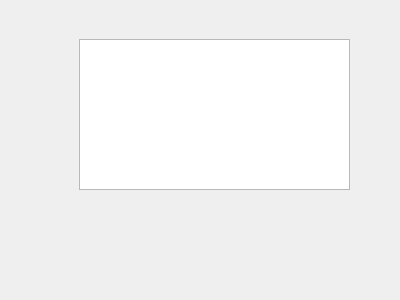
<?xml version="1.0" encoding="UTF-8"?>
<ui version="4.0">
 <class>CodeEditor</class>
 <widget class="QWidget" name="CodeEditor">
  <property name="geometry">
   <rect>
    <x>0</x>
    <y>0</y>
    <width>400</width>
    <height>300</height>
   </rect>
  </property>
  <property name="windowTitle">
   <string>Form</string>
  </property>
  <widget class="QWidget" name="verticalLayoutWidget">
   <property name="geometry">
    <rect>
     <x>79</x>
     <y>39</y>
     <width>271</width>
     <height>151</height>
    </rect>
   </property>
   <layout class="QVBoxLayout" name="editorVLayout">
    <property name="spacing">
     <number>0</number>
    </property>
    <property name="sizeConstraint">
     <enum>QLayout::SetMaximumSize</enum>
    </property>
    <property name="topMargin">
     <number>0</number>
    </property>
    <item>
     <widget class="EditingArea" name="codeEditingArea">
      <property name="lineWidth">
       <number>0</number>
      </property>
      <property name="tabStopDistance">
       <double>40.000000000000000</double>
      </property>
     </widget>
    </item>
    <item>
     <widget class="EditorStatusBar" name="statusBar" native="true"/>
    </item>
   </layout>
  </widget>
 </widget>
 <customwidgets>
  <customwidget>
   <class>EditingArea</class>
   <extends>QPlainTextEdit</extends>
   <header>..editor.editingArea</header>
  </customwidget>
  <customwidget>
   <class>EditorStatusBar</class>
   <extends>QWidget</extends>
   <header>..editor.editorStatusBar</header>
   <container>1</container>
  </customwidget>
 </customwidgets>
 <resources/>
 <connections/>
</ui>
